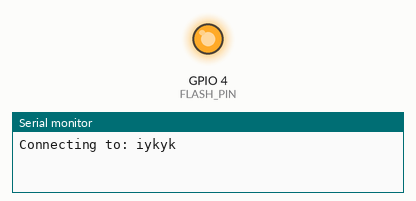
A sketch run on a simulated ESP32. Parts: output pins drawn as LEDs (lit = HIGH), the last lines printed to the serial monitor. WiFi joins after 1.5 s; servers stay silent unless stated; EEPROM starts erased; the camera gives no picture.

Above: at 0.1 s.
At 0.6 s:
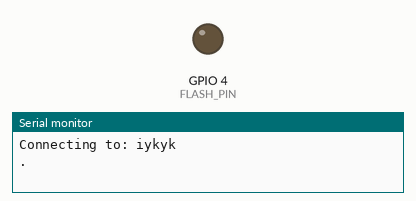
Timing chart, 0 to 3.8 s (numbered marks = the images above):
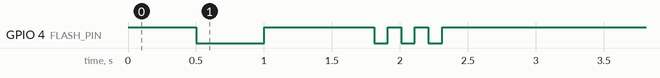

The sketch:

esp32_cam_stream.ino
```cpp
/*
 * ═══════════════════════════════════════════════════════════════
 *  APEX_PREDATOR V3 — ESP32-CAM MJPEG Stream
 *  File: /firmware/esp32_cam/esp32_cam_stream.ino
 * ═══════════════════════════════════════════════════════════════

 *  FIRST BOOT:
 *    Connect to WiFi "APEX_CAM" password "12345678"
 *    Open http://192.168.4.1 → enter your WiFi SSID + password → save
 *    ESP restarts → Serial Monitor prints IP address
 *    Update config/robot_params.json → camera.esp32_stream_url
 *
 *  ARDUINO IDE SETTINGS:
 *    Board:     AI Thinker ESP32-CAM
 *    Partition: Huge APP (3MB No OTA)
 *    Speed:     115200
 * ═══════════════════════════════════════════════════════════════
 */

#include <WiFi.h>
#include <WebServer.h>
#include <Preferences.h>
#include "esp_camera.h"
#include "soc/soc.h"
#include "soc/rtc_cntl_reg.h"

// ── AI THINKER PIN MAP ────────────────────────────────────────────
#define PWDN_GPIO_NUM  32
#define RESET_GPIO_NUM -1
#define XCLK_GPIO_NUM   0
#define SIOD_GPIO_NUM  26
#define SIOC_GPIO_NUM  27
#define Y9_GPIO_NUM    35
#define Y8_GPIO_NUM    34
#define Y7_GPIO_NUM    39
#define Y6_GPIO_NUM    36
#define Y5_GPIO_NUM    21
#define Y4_GPIO_NUM    19
#define Y3_GPIO_NUM    18
#define Y2_GPIO_NUM     5
#define VSYNC_GPIO_NUM 25
#define HREF_GPIO_NUM  23
#define PCLK_GPIO_NUM  22
#define FLASH_PIN       4   // active LOW

// ── STATIC IP — matches config/robot_params.json ─────────────────
IPAddress local_IP(192, 168, 1, 47);
IPAddress gateway(192, 168, 1,  1);
IPAddress subnet(255, 255, 255,  0);

// ── GLOBALS ───────────────────────────────────────────────────────
WebServer server(80);
String    ssid, password;
bool      configured = false;

// ── CAMERA INIT ───────────────────────────────────────────────────
bool initCamera() {
  camera_config_t cfg;
  cfg.ledc_channel = LEDC_CHANNEL_0;
  cfg.ledc_timer   = LEDC_TIMER_0;
  cfg.pin_d0 = Y2_GPIO_NUM; cfg.pin_d1 = Y3_GPIO_NUM;
  cfg.pin_d2 = Y4_GPIO_NUM; cfg.pin_d3 = Y5_GPIO_NUM;
  cfg.pin_d4 = Y6_GPIO_NUM; cfg.pin_d5 = Y7_GPIO_NUM;
  cfg.pin_d6 = Y8_GPIO_NUM; cfg.pin_d7 = Y9_GPIO_NUM;
  cfg.pin_xclk      = XCLK_GPIO_NUM;
  cfg.pin_pclk      = PCLK_GPIO_NUM;
  cfg.pin_vsync     = VSYNC_GPIO_NUM;
  cfg.pin_href      = HREF_GPIO_NUM;
  cfg.pin_sscb_sda  = SIOD_GPIO_NUM;
  cfg.pin_sscb_scl  = SIOC_GPIO_NUM;
  cfg.pin_pwdn      = PWDN_GPIO_NUM;
  cfg.pin_reset     = RESET_GPIO_NUM;
  cfg.xclk_freq_hz  = 20000000;
  cfg.pixel_format  = PIXFORMAT_JPEG;
  cfg.frame_size    = FRAMESIZE_VGA;   // 640x480
  cfg.jpeg_quality  = 12;
  cfg.fb_count      = 2;

  if (esp_camera_init(&cfg) != ESP_OK) {
    Serial.println("ERR: Camera init failed");
    return false;
  }
  Serial.println("✓ Camera ready (640x480)");
  return true;
}

// ── MJPEG STREAM ─────────────────────────────────────────────────
void handleStream() {
  WiFiClient client = server.client();
  server.setContentLength(CONTENT_LENGTH_UNKNOWN);
  server.send(200, "multipart/x-mixed-replace;boundary=frame");

  while (client.connected()) {
    camera_fb_t *fb = esp_camera_fb_get();
    if (!fb) { delay(10); continue; }

    client.print("--frame\r\nContent-Type: image/jpeg\r\nContent-Length: ");
    client.print(fb->len);
    client.print("\r\n\r\n");
    client.write(fb->buf, fb->len);
    client.print("\r\n");

    esp_camera_fb_return(fb);
  }
}

// ── ROOT PAGE ─────────────────────────────────────────────────────
void handleRoot() {
  String ip = WiFi.localIP().toString();
  server.send(200, "text/html",
    "<h2 style='font-family:Arial'>APEX_PREDATOR Camera</h2>"
    "<img src='/stream' style='width:640px;border:2px solid #333'><br><br>"
    "<b>Stream URL:</b> http://" + ip + "/stream<br>"
    "<a href='/config'>Change WiFi</a> &nbsp;|&nbsp; "
    "<a href='javascript:fetch(\"/flash/on\")'>Flash ON</a> &nbsp;|&nbsp; "
    "<a href='javascript:fetch(\"/flash/off\")'>Flash OFF</a>"
  );
}

// ── WIFI CONFIG PORTAL ───────────────────────────────────────────
void handleConfigPage() {
  server.send(200, "text/html",
    "<h2 style='font-family:Arial'>APEX_CAM WiFi Setup</h2>"
    "<form method='POST' action='/save'>"
    "SSID: <input name='ssid' style='width:200px'><br><br>"
    "Password: <input name='pass' type='password' style='width:200px'><br><br>"
    "<input type='submit' value='Save and Restart'>"
    "</form>"
  );
}

void handleConfigSave() {
  Preferences prefs;
  prefs.begin("cam", false);
  prefs.putString("ssid", server.arg("ssid"));
  prefs.putString("pass", server.arg("pass"));
  prefs.end();
  server.send(200, "text/html",
    "<h2 style='font-family:Arial'>Saved! Restarting...</h2>"
    "<p>Find the IP in Serial Monitor after restart.</p>"
  );
  delay(1500);
  ESP.restart();
}

// ── SETUP ─────────────────────────────────────────────────────────
void setup() {
  WRITE_PERI_REG(RTC_CNTL_BROWN_OUT_REG, 0);  // disable brownout
  Serial.begin(115200);
  pinMode(FLASH_PIN, OUTPUT);
  digitalWrite(FLASH_PIN, HIGH);  // flash OFF (active LOW)

  // Load stored WiFi credentials
  Preferences prefs;
  prefs.begin("cam", true);
  ssid     = "iykyk";
  password = "77777777";
  prefs.end();
  configured = ssid.length() > 0;

  if (!configured) {
    // ── First boot: AP mode ──────────────────────────────────────
    WiFi.softAP("APEX_CAM", "12345678");
    Serial.println("AP mode — no credentials stored");
    Serial.print("Config portal: http://");
    Serial.println(WiFi.softAPIP());
    Serial.println("Connect to WiFi: APEX_CAM / 12345678");

    server.on("/",     handleConfigPage);
    server.on("/save", handleConfigSave);
    server.begin();

    // Blink flash to indicate AP mode
    while (true) {
      server.handleClient();
      digitalWrite(FLASH_PIN, LOW);  delay(300);
      digitalWrite(FLASH_PIN, HIGH); delay(300);
    }
  }

  // ── Normal boot: connect to WiFi ─────────────────────────────
  WiFi.config(local_IP, gateway, subnet);
  WiFi.begin(ssid.c_str(), password.c_str());

  Serial.print("Connecting to: "); Serial.println(ssid);
  int attempts = 0;
  while (WiFi.status() != WL_CONNECTED && attempts < 40) {
    delay(500); Serial.print(".");
    digitalWrite(FLASH_PIN, !digitalRead(FLASH_PIN));  // blink
    attempts++;
  }
  digitalWrite(FLASH_PIN, HIGH);  // flash off

  if (WiFi.status() != WL_CONNECTED) {
    Serial.println("\nWiFi failed — clearing credentials, restarting");
    Preferences p; p.begin("cam", false);
    p.putString("ssid", ""); p.end();
    delay(1000); ESP.restart();
  }

  Serial.println("\n✓ WiFi connected!");
  Serial.print("IP address: "); Serial.println(WiFi.localIP());
  Serial.print("Stream URL: http://"); Serial.print(WiFi.localIP());
  Serial.println("/stream");
  Serial.println("→ Update config/robot_params.json with this IP!");

  // Init camera
  initCamera();

  // Routes
  server.on("/",          handleRoot);
  server.on("/stream",    handleStream);
  server.on("/config",    handleConfigPage);
  server.on("/save",      handleConfigSave);
  server.on("/flash/on",  []{ digitalWrite(FLASH_PIN, LOW);  server.send(200, "text/plain", "ON");  });
  server.on("/flash/off", []{ digitalWrite(FLASH_PIN, HIGH); server.send(200, "text/plain", "OFF"); });
  server.on("/reset",     []{ server.send(200, "text/plain", "Restarting..."); delay(100); ESP.restart(); });

  server.begin();
  Serial.println("✓ Web server started");

  // 3 quick flashes = ready
  for (int i = 0; i < 3; i++) {
    digitalWrite(FLASH_PIN, LOW);  delay(100);
    digitalWrite(FLASH_PIN, HIGH); delay(100);
  }
}

// ── LOOP ──────────────────────────────────────────────────────────
void loop() {
  server.handleClient();
}
```
